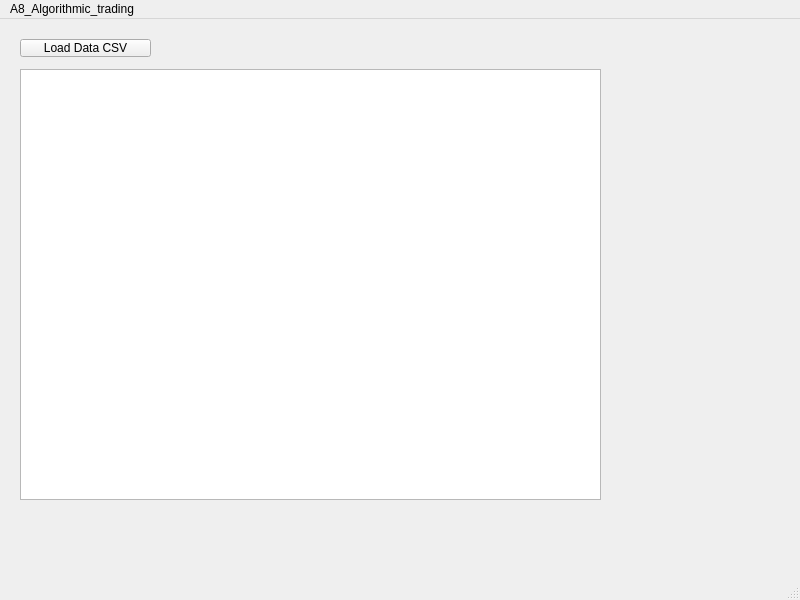
<?xml version="1.0" encoding="UTF-8"?>
<ui version="4.0">
 <class>MainWindow</class>
 <widget class="QMainWindow" name="MainWindow">
  <property name="geometry">
   <rect>
    <x>0</x>
    <y>0</y>
    <width>800</width>
    <height>600</height>
   </rect>
  </property>
  <property name="windowTitle">
   <string>MainWindow</string>
  </property>
  <widget class="QWidget" name="centralwidget">
   <widget class="QPushButton" name="pushButton">
    <property name="geometry">
     <rect>
      <x>20</x>
      <y>20</y>
      <width>131</width>
      <height>18</height>
     </rect>
    </property>
    <property name="minimumSize">
     <size>
      <width>80</width>
      <height>0</height>
     </size>
    </property>
    <property name="text">
     <string>Load Data CSV</string>
    </property>
   </widget>
   <widget class="QGraphicsView" name="graphicsView">
    <property name="geometry">
     <rect>
      <x>20</x>
      <y>50</y>
      <width>581</width>
      <height>431</height>
     </rect>
    </property>
   </widget>
  </widget>
  <widget class="QMenuBar" name="menubar">
   <property name="geometry">
    <rect>
     <x>0</x>
     <y>0</y>
     <width>800</width>
     <height>17</height>
    </rect>
   </property>
   <widget class="QMenu" name="menuA8_Algorithmic_trading">
    <property name="title">
     <string>A8_Algorithmic_trading</string>
    </property>
   </widget>
   <addaction name="menuA8_Algorithmic_trading"/>
  </widget>
  <widget class="QStatusBar" name="statusbar"/>
 </widget>
 <resources/>
 <connections/>
</ui>
